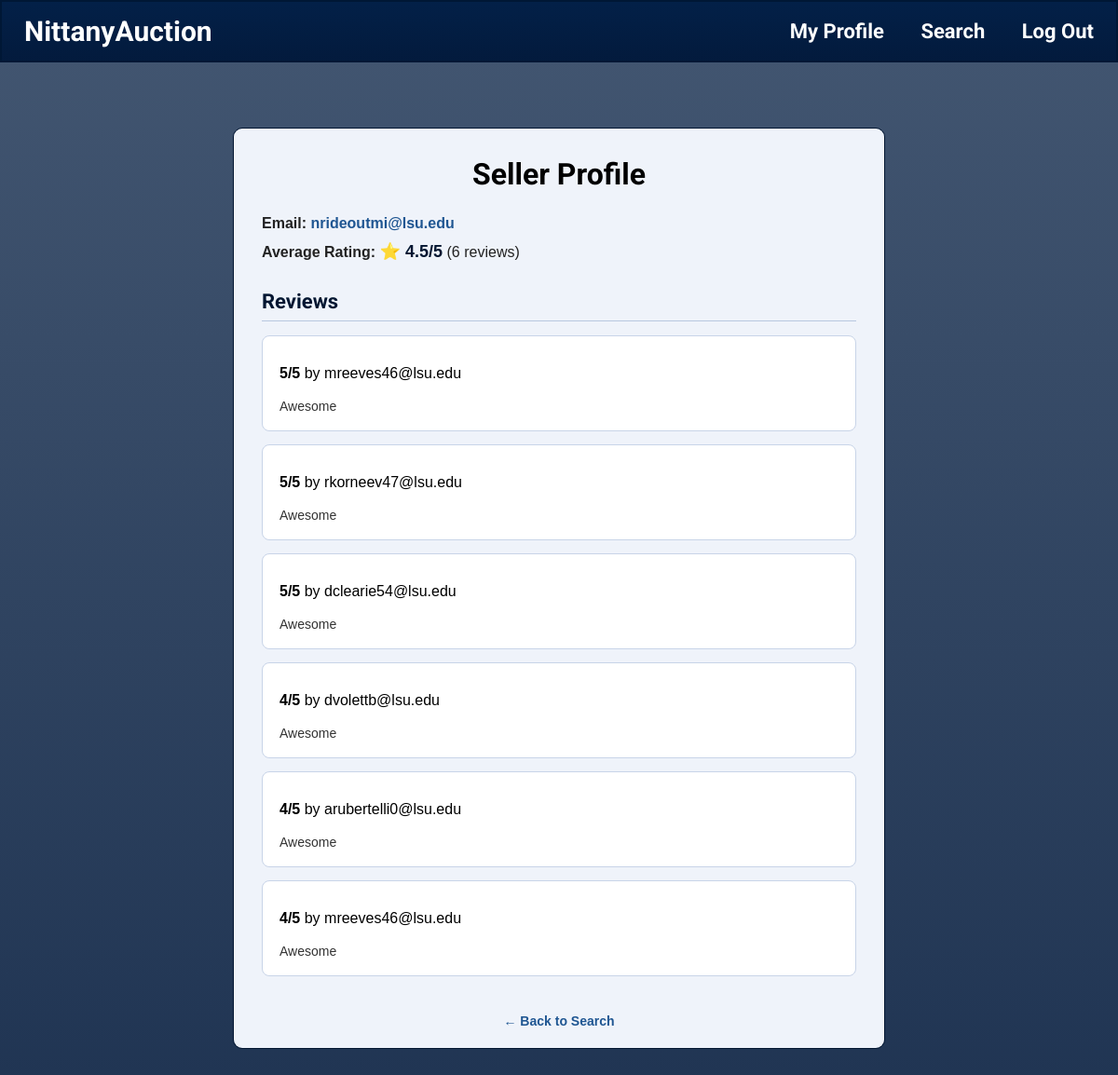
Page /seller/nrideoutmi@lsu.edu (signed in) on the committed database.
### tables this page shows
CREATE TABLE Seller(email TEXT PRIMARY KEY,
                    bank_routing_number TEXT,
                    bank_account_number INTEGER,
                    balance INTEGER,
                    FOREIGN KEY(email) REFERENCES User(email));

CREATE TABLE Rating(bidder_email TEXT, seller_email TEXT, date DATE, rating INTEGER, rating_desc TEXT, listing_ID INTEGER, PRIMARY KEY(bidder_email, seller_email, date), FOREIGN KEY(bidder_email) REFERENCES User(email), FOREIGN KEY(seller_email) REFERENCES User(email));

### Starter_code_431w/app.py (the view)
@app.route("/seller/<path:seller_email>")
def seller_profile(seller_email):
    if "email" not in session:
        session["login_error"] = "Please log in first."
        return redirect(url_for("login"))
    error = None
    seller = None
    ratings = []
    try:
        with get_connection() as con:
            initialize_schema_if_needed(con)
            seller = con.execute("""
                SELECT
                    s.email,
                    ROUND(AVG(r.rating), 1) AS avg_rating,
                    COUNT(r.rating) AS rating_count
                FROM Seller s
                LEFT JOIN Rating r
                    ON LOWER(TRIM(r.seller_email)) = LOWER(TRIM(s.email))
                WHERE LOWER(TRIM(s.email)) = LOWER(TRIM(?))
                GROUP BY s.email
            """, (seller_email,)).fetchone()
            ratings = con.execute("""
                SELECT bidder_email, rating, rating_desc
                FROM Rating
                WHERE LOWER(TRIM(seller_email)) = LOWER(TRIM(?))
                ORDER BY rating DESC
            """, (seller_email,)).fetchall()
    except sql.Error as e:
        print("DB error in seller_profile:", e)
        error = "Database error while loading seller profile."
    return render_template(
        "seller_profile.html",
        seller=seller,
        ratings=ratings,
        error=error,
    )

### Starter_code_431w/app.py (called while the page is built, shortened)
def get_connection():
    connection = sql.connect(DB_PATH)
    connection.row_factory = sql.Row
    return connection

def current_db_timestamp():
    return datetime.now().strftime("%Y-%m-%d %H:%M:%S")

def close_expired_auctions(connection):
    now_ts = current_db_timestamp()
    expired_rows = connection.execute(
        """
        SELECT listing_ID, seller_email, reserve_price
        FROM Auction_Listing
        WHERE status = 1
          AND end_time IS NOT NULL
          AND TRIM(end_time) <> ''
          AND end_time <= ?
        """,
        (now_ts,),
    ).fetchall()
    if expired_rows:
        connection.commit()

def initialize_schema_if_needed(connection):
    user_table = connection.execute(
        "SELECT name FROM sqlite_master WHERE type='table' AND name='User'"
    ).fetchone()
    ensure_runtime_schema(connection)
    close_expired_auctions(connection)

### Starter_code_431w/templates/seller_profile.html (shortened to what this page needs)
<!DOCTYPE html>
<html>
<head>
</head>
<body>
{% include "banner.html" %}
<div class="profile-box">
    <h2>Seller Profile</h2>
    {% if error %}
        <p class="error-message">{{ error }}</p>
    {% elif seller %}
        <div class="seller-info">
            <p>
                <strong>Email:</strong>
                <span class="seller-email">{{ seller['email'] }}</span>
            </p>
            <p>
                <strong>Average Rating:</strong>
                {% if seller['avg_rating'] %}
                    <span class="rating-highlight">⭐ {{ seller['avg_rating'] }}/5</span>
                    ({{ seller['rating_count'] }} review{% if seller['rating_count'] != 1 %}s{% endif %})
                {% else %}
                    No ratings yet
                {% endif %}
            </p>
        </div>
        <h3>Reviews</h3>
        {% if ratings %}
            {% for r in ratings %}
                <div class="review-card">
                    <p>
                        <strong>{{ r['rating'] }}/5</strong> by {{ r['bidder_email'] }}
                    </p>
                    {% if r['rating_desc'] %}
                        <p class="review-text">{{ r['rating_desc'] }}</p>
                    {% else %}
                        <p class="review-text">No written review provided.</p>
                    {% endif %}
                </div>
            {% endfor %}
        {% else %}
            <p class="empty-message">No reviews yet.</p>
        {% endif %}
    {% else %}
        <p class="empty-message">Seller not found.</p>
    {% endif %}
    <div class="top-actions">
        <a class="back-link" href="{{ url_for('search') }}">← Back to Search</a>
    </div>
</div>
</body>
</html>

### Starter_code_431w/templates/banner.html (shortened to what this page needs)
<div class="banner">
    <div class="banner-left">
        <a href="/" class="brand">NittanyAuction</a>
    </div>
    <div class="banner-right">
        {% if session.get("email") %}
            <a href="{{ url_for('profile') }}">My Profile</a>
        {% endif %}
        <a href="{{ url_for('search') }}">Search</a>
        {% if session.get("email") %}
            <a href="{{ url_for('logout') }}">Log Out</a>
        {% else %}
            <a href="{{ url_for('login') }}">Log In</a>
        {% endif %}
    </div>
</div>

### Starter_code_431w/templates/seller_profile.html (style rules this page uses)
html, body { height: 100%; margin: 0; overflow: hidden; }
body { font-family: Arial, sans-serif; background-image: linear-gradient(rgba(4, 30, 66, 0.75), rgba(3, 26, 60, 0.91)), url("https://psu-gatsby-files-prod.s3.amazonaws.com/s3fs-public/styles/4_3_1500w/public/NL%20statue%20spring124.jpg?h=046da51e&itok=0t_5yVWj"); background-size: cover; background-position: center; background-repeat: no-repeat; }
.banner { background: linear-gradient(rgba(4, 33, 73, 0.75), rgba(3, 26, 60, 0.91)) #001E44; color: white; padding: 14px 24px; display: flex; justify-content: space-between; align-items: center; border: 2px solid #001735; }
.banner-left .brand { color: white; text-decoration: none; font-size: 30px; font-weight: bold; font-family: 'Roboto', sans-serif; }
.banner-right a { color: white; text-decoration: none; margin-left: 35px; font-size: 22px; font-weight: bold; font-family: 'Roboto', sans-serif; }
.profile-box { width: 700px; margin: 70px auto; background: #eff3fa; padding: 30px; border: 1px solid #031631; border-radius: 10px; max-height: 72vh; overflow-y: auto; box-sizing: border-box; }
h2 { margin-top: 0; margin-bottom: 25px; font-size: 32px; text-align: center; font-weight: bold; font-family: 'Roboto', sans-serif; }
h3 { font-size: 22px; margin-top: 30px; margin-bottom: 15px; font-family: 'Roboto', sans-serif; color: #031631; border-bottom: 1px solid #b8c7df; padding-bottom: 8px; }
.seller-info p { font-size: 16px; margin: 10px 0; color: #222; }
.seller-email { color: #1f5692; font-weight: bold; word-break: break-word; }
.rating-highlight { font-size: 18px; font-weight: bold; color: #031631; }
.review-card { background: white; border: 1px solid #c8d4e8; border-radius: 8px; padding: 15px 18px; margin-bottom: 14px; }
.review-text { font-size: 14px; color: #333; line-height: 1.5; margin: 0; }
.back-link { display: inline-block; margin-top: 20px; color: #1f5692; text-decoration: none; font-size: 14px; font-weight: bold; }
.top-actions { text-align: center; margin-top: 20px; }

### rows in the picture
Seller: email "nrideoutmi@lsu.edu"
Rating: rating "5", bidder_email "mreeves46@lsu.edu", rating_desc "Awesome"
Rating: rating "5", bidder_email "rkorneev47@lsu.edu", rating_desc "Awesome"
Rating: rating "5", bidder_email "dclearie54@lsu.edu", rating_desc "Awesome"
Rating: rating "4", bidder_email "dvolettb@lsu.edu", rating_desc "Awesome"
Rating: rating "4", bidder_email "arubertelli0@lsu.edu", rating_desc "Awesome"
Rating: rating "4", bidder_email "mreeves46@lsu.edu", rating_desc "Awesome"

### other values in the picture
{{ seller['avg_rating'] }} "4.5"
{{ seller['rating_count'] }} "6"
